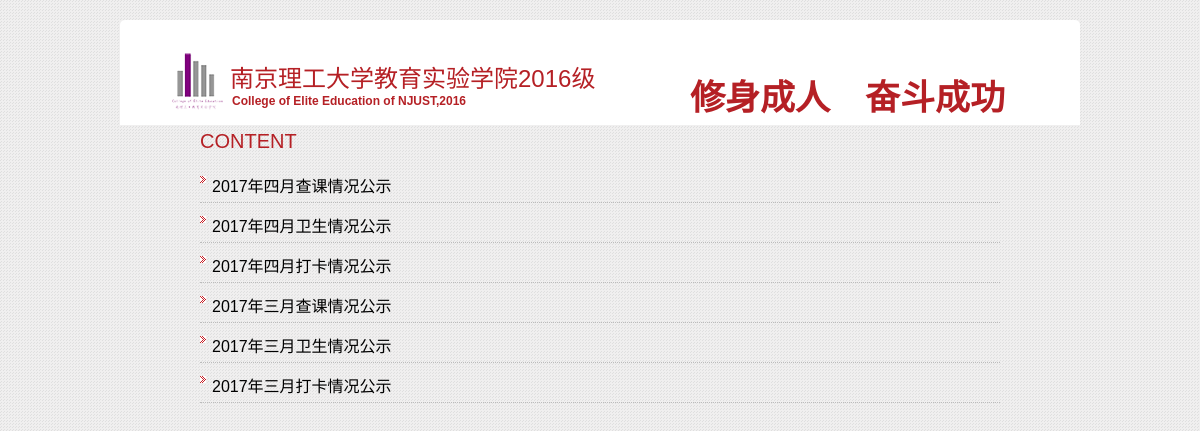
The page /posts on the database its author committed.
### app/modles.py (models this page shows)
class Post(db.Model):
	__tablename__ = 'posts'
	id = db.Column(db.Integer,primary_key=True)
	title = db.Column(db.Text)
	body = db.Column(db.Text)
	timestamp = db.Column(db.DateTime,index=True,default=datetime.utcnow)
	classify_id = db.Column(db.Integer,db.ForeignKey('articles.id'))
	author_id = db.Column(db.Integer,db.ForeignKey('users.id'))
	ifenclosure = db.Column(db.Boolean,default=False)
	enclosure = db.Column(db.Text)
	enclosurestore = db.Column(db.Text)

### app/main/views.py (the view)
@main.route('/posts')
def posts():
	posts = Post.query.filter_by(classify_id=3).order_by(Post.timestamp.desc()).all()
	return render_template('contents.html',posts=posts)

### app/auth/views.py (called while the page is built)
@auth.before_app_request
def before_requeset():
	if current_user.is_authenticated:
		current_user.ping()
		if not current_user.confirmed and request.endpoint[:5] != 'auth.':
			return redirect(url_for('auth.unconfirmed'))

### app/main/__init__.py (called while the page is built)
@main.app_context_processor
def inject_permissions():
	return dict(Permission=Permission)

### app/modles.py (called while the page is built)
	def is_administrator(self):
		return False

### app/templates/contents.html
{% extends "bases.html" %}
{% block body %}
{{ super() }}
<div class="center_content1">
        <h2>CONTENT</h2>
             <div class="home_news">
                {% for post in posts %}
		<a href="{{ url_for('main.page',pageid=post.id) }}"><font size="+0.5">{{ post.title }}</font></a>
		{% endfor %}
                </div>
</div>
{% endblock %}

### app/static/style.css (style rules this page uses)
body { background:url(images/bg.gif) repeat; margin:0px; padding:0px; font-size:12px; font-family:Arial, Helvetica, sans-serif; color:#000; }
h2 { padding:0px 0 10px 0; margin:0px; color:#B52025; font-size:20px; font-weight:normal; }
.center_content1 { width:800px; clear:both; margin:auto; padding:10px 0 20px 0; }
.home_news a { font-size:12px; color:#000000; text-decoration:none; border-bottom:1px #bcbcbc dotted; padding:10px 0 5px 12px; display:block; background:url(images/arrow.gif) no-repeat left top; background-position: 0px 13px; }

### rows shown on the page
Post: title "2017年四月查课情况公示"
Post: title "2017年四月卫生情况公示"
Post: title "2017年四月打卡情况公示"
Post: title "2017年三月查课情况公示"
Post: title "2017年三月卫生情况公示"
Post: title "2017年三月打卡情况公示"
